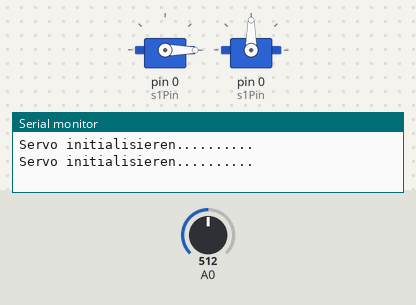
This program was run on a simulated Arduino Uno, built with avr-gcc and run on an emulated ATmega328P. On the bench: 2 × servo, the last lines printed to the serial monitor. The test bench sets the inputs (shaded band); at power-on: A0 = 512.

Above: at 3.05 s.
At 13.95 s:
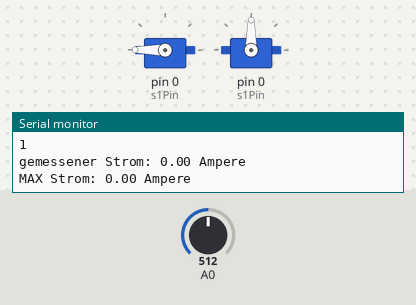
Timing chart, 0 to 17.2 s (numbered marks = the images above):
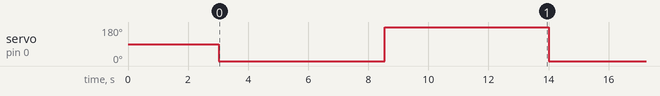

Measured:
- by itself, servo on pin 0 (s1Pin): alternates 180° for 5.5 s and 0° for 5.5 s

The program:

main.cpp
```cpp
#include <Arduino.h>
#include <BlastGate.h>
#include <CurrentSensor.h>
#include <Servo.h>

// ### PIN BELEGUNGEN ###
// Taster
const int s1Pin = 0;
const int s2Pin = 0;
const int s3Pin = 0;
const int s4Pin = 0;
const int s5Pin = 0;
const int s6Pin = 0;
const int s7Pin = 0;
const int s8Pin = 0;
// Taster-LEDs
const int s1LedPin = 8;
const int s2LedPin = 9;
const int s3LedPin = 8;
const int s4LedPin = 9;
const int s5LedPin = 8;
const int s6LedPin = 9;
const int s7LedPin = 8;
const int s8LedPin = 9;
// Relais-PINs
const int k1Machine1Pin=0;
const int k2Machine2Pin=0;
const int k3ServoPoperPin=0;
// Stromsensoren Automatik-Steckdosen
const int currentSensorPlug1Pin=0;
const int currentSenosrPlug2Pin=0;
const int currentSensorPlug3Pin=0;
const int currentSenosrPlug4Pin=0;
const int currentSensorPlug5Pin=0;
const int currentSenosrPlug6Pin=0;
const int currentSensorPlug7Pin=0;
const int currentSenosrPlug8Pin=0;
// Servo PINs
const int servo1Pin = 0;
const int servo2Pin = 0;
const int servo3Pin = 0;
const int servo4Pin = 0;
const int servo5Pin = 0;
const int servo6Pin = 0;
const int servo7Pin = 0;
const int servo8Pin = 0;
// Stromsensoren Servoüberwachung
const int currentSensorServo1Pin = 0;
const int currentSensorServo2Pin = 0;
const int currentSensorServo3Pin = 0;
const int currentSensorServo4Pin = 0;
const int currentSensorServo5Pin = 0;
const int currentSensorServo6Pin = 0;
const int currentSensorServo7Pin = 0;
const int currentSensorServo8Pin = 0;


// PROGRAMMVARIABLEN
bool standbyMode = true;          // im Standby-Modus Servos Spannungslos schalten
bool delayTimeActive = false;     // Nachlauf der Absaugung aktiv
BlastGate gate1;                  // Blastgate 1 - Objekt
BlastGate gate2;                  // Blastgate 2 - Objekt
CurrentSensor currentSensor1(A0); // Stromsensor 1 - Objekt

int count = 0;

void setup()
{
  delay(3000);
  Serial.begin(9600);
  gate1.initServo(180, 0, 90, servo1Pin); // Servo für Gate1 initialisieren

  gate2.initServo(11, 11, 11, servo2Pin); // Servo für Gate1 initialisieren
  Serial.println("Programm gestartet...");
}

void loop()
{
  gate1.open();
  Serial.println();
  Serial.println(count);
  Serial.println("gemessener Strom: " + String(currentSensor1.getCurrent()) + " Ampere");
  Serial.println("MAX Strom: " + String(currentSensor1.getCurrentMax()) + " Ampere");

  delay(5000);
  count++;
  if (count >= 5)
  {
    count = 0;
    currentSensor1.resetCurrentMax();
  }
  gate1.close();
  Serial.println();
  Serial.println(count);
  Serial.println("gemessener Strom: " + String(currentSensor1.getCurrent()) + " Ampere");
  Serial.println("MAX Strom: " + String(currentSensor1.getCurrentMax()) + " Ampere");
  delay(5000);
}
```

BlastGate.h
```cpp
#ifndef BlastGate_h
#define BlastGate_h
#include "Arduino.h"
#include "Servo.h"
/*
Ansteuerung eines BlastGates mit einem Modellbauservo.
*/
class BlastGate
{
private:
    int _angelClose; // Winkel Klappe geschlossen
    int _angelOpen;  // Winkel Klappe geöffnet
    int _angelHalf;  // Winkel Klappe halb geöffnet - Nebenluftbetrieb
    int _servoPin;   // Ausgangspin des Servos
    Servo servo;     // Servo Controller

public:
    // BlastGate(); // Standartkonstruktor
    // BlastGate(int close, int open, int half, int servoPin); // Konstruktor
    // Servo initialisieren
    void initServo(int angelClose, int angelOpen, int angelHalf, int servoPin);
    // Luftklappe öffnen
    void open();
    // Luftklappe schließen
    void close();
    // Luftklappe halb öffnen - Nebenluftbetrieb
    void half();
    // Servo servo;
};
#endif
```

Blastgate.cpp
```cpp
#include "BlastGate.h"
#include "Servo.h"
#include "Arduino.h"

void BlastGate::initServo(int angelClose, int angelOpen, int angelHalf, int servoPin)
{
    Serial.println("Servo initialisieren..........");
    _angelClose = angelClose;
    _angelOpen = angelOpen;
    _angelHalf = angelHalf;
    _servoPin = servoPin;
    servo.attach(_servoPin); // Servo mit Ausgangspin (pwm) verbinden
}
void BlastGate::close()
{
    servo.write(_angelClose);
    Serial.println("Servo " + String(_servoPin) + " schließen...");
    Serial.println("Winkel-Geschlossen: " + String(_angelClose));
    Serial.println(servo.read());
    Serial.println();
}

void BlastGate::open()
{
    servo.write(_angelOpen);
    Serial.println("Servo " + String(_servoPin) + " öffnen...");
    Serial.println("Winkel-Offen: " + String(_angelOpen));
    Serial.println(servo.read());
    Serial.println();
}

void BlastGate::half()
{
    servo.write(_angelHalf);
    Serial.println("Servo " + String(_servoPin) + " halb...");
    Serial.println("Winkel-Halb: " + String(_angelHalf));
    Serial.println(servo.read());
    Serial.println();
}
```

CurrentSensor.cpp
```cpp
#include "CurrentSensor.h"
#include "Arduino.h"

CurrentSensor::CurrentSensor(int sensorPin)
{
    _sensorPin = sensorPin;
}

float CurrentSensor::getCurrentMax()
{
    return _currentMax;
}
void CurrentSensor::resetCurrentMax()
{
    _currentMax = 0;
}
float CurrentSensor::getCurrent()
{
    // interen Variablen für die Glättung
    float currentSensorValue = 0.0; // aktuell gemessener Sensorwert am Analogeingang
    float sumSensorValues = 0.0;    // Summe der Messwerte
    float averageSensorValue = 0.0; // geglätteter Sensorwert
    float averageCurrent = 0.0;     // geglätteter Stromwert

    // Messwerte glätten
    for (int x = 0; x < 150; x++)
    {                                                           // 150 Messzyklen aufnehmen
        currentSensorValue = analogRead(_sensorPin);            // Spannung messen
        sumSensorValues = sumSensorValues + currentSensorValue; // Messwerte aufaddieren
        delay(3);                                               // alle 3ms messen
    }
    averageSensorValue = sumSensorValues / 150.0; // Glätten des Sensorwerts, Mittelwert bilden

    /* ((averageSensorValue * (5.0 / 1024.0)) konvertiert den gelesenen Stromwert in 0-5 Volt.
    2.5 Volt am Analogeingang entspricht 0 Ampere.
    0.185v(185mV) entsprechen 1 Ampere Stromaufnahme */
    averageCurrent = (2.5 - (averageSensorValue * (5.0 / 1024.0))) / 0.185;

    // maximal aufgenommenen Strom speichern
    if (_currentMax < averageCurrent){
        _currentMax = averageCurrent;
    }

        // geglätte Stromaufnahme wird in Ampere ausgegeben
        return averageCurrent;
}
```

CurrentSensor.h
```cpp
#ifndef CurrentSensor_h
#define CurrentSensor_h
#include "Arduino.h"

/*
Stromsensor-Controller für den ACS712. Nimmt alle 3ms eine Anzahl von 150 Messwerten auf,
Glättet den Wert und gibt die Stromaufnahme in Ampere aus.
Speichert den maximal Aufgenommen Strom, welcher zurückgesetzt werden kann.
*/
class CurrentSensor
{
private:
    float _current;    // Stromaufnahme in Ampere
    float _currentMax; // gespeicherter maximal aufgenommener Strom
    int _sensorPin;    // Analog-Eingangspin des Sensors

public:
    CurrentSensor(int sensorPin); // Konstruktor
    float getCurrent();           // gemessenen Strom in Ampere auslesen
    void resetCurrentMax();       // maximal aufgenommenen Strom zurücksetzen auf 0 Ampere
    float getCurrentMax();        // maximal aufgenommener Strom in Ampere auslesen
};

#endif
```

lcd-test.cpp
```cpp
#include <Arduino.h>
#include <Wire.h>
#include <LiquidCrystal_I2C.h>

LiquidCrystal_I2C lcd(0x27, 20, 4); // set the LCD address to 0x27 for a 16 chars and 2 line display

void setup()
{
    lcd.init(); // initialize the lcd
    lcd.backlight();
    Serial.begin(9600);
}

void loop()
{
    // when characters arrive over the serial port...
    if (Serial.available())
    {
        // wait a bit for the entire message to arrive
        delay(100);
        // clear the screen
        lcd.clear();
        // read all the available characters
        while (Serial.available() > 0)
        {
            // display each character to the LCD
            lcd.write(Serial.read());
        }
    }
}
```
